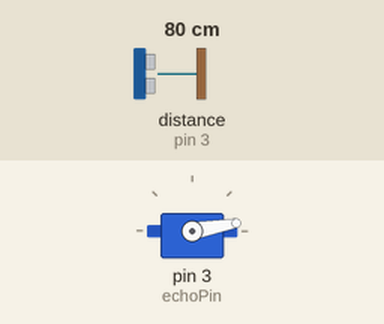
Simulated run of this sketch. Board: Arduino Uno, built with avr-gcc and run on an emulated ATmega328P. Shown: servo. Wiring (inferred from the names in the program): ultrasonic range finder: trigger pin 2; echo pin 3. The test bench sets the inputs (shaded band); at power-on: distance to the obstacle (sensor on pin 3) 80 cm. The echo pulse lasts 58.3 µs per cm; what the sketch prints to the serial monitor is not drawn.

Above: at 0.05 s.
Timing chart, 0 to 5.1 s (numbered marks = the images above):
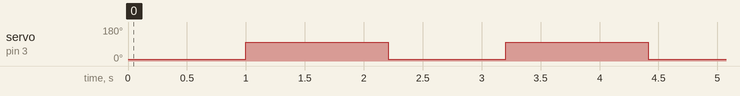

The sketch:

jembatan_jhon.ino
```cpp
#include <Servo.h>
Servo servoku;

int trigPin = 2;

int echoPin = 3;

long waktu;

int jarak;

void setup(){
  servoku.attach(3);

  pinMode(trigPin, OUTPUT);

  pinMode(echoPin, INPUT);

  Serial.begin(9600);
}

void loop(){
  servoku.write(10);
  delay(1000);
  servoku.write(100);
  delay(1000);

  digitalWrite(trigPin, LOW);

  delayMicroseconds(2);

  digitalWrite(trigPin, HIGH);

  delayMicroseconds(10);

  digitalWrite(trigPin, LOW);


  waktu = pulseIn(echoPin, HIGH);

  jarak= waktu*0.034/2;

  Serial.print("Jarak: ");

  Serial.println(jarak);

  delay(200);
}
```

Measured:
- by itself, servo on pin 3 (echoPin): alternates 100° for 1.2 s and 10° for 1.0 s
